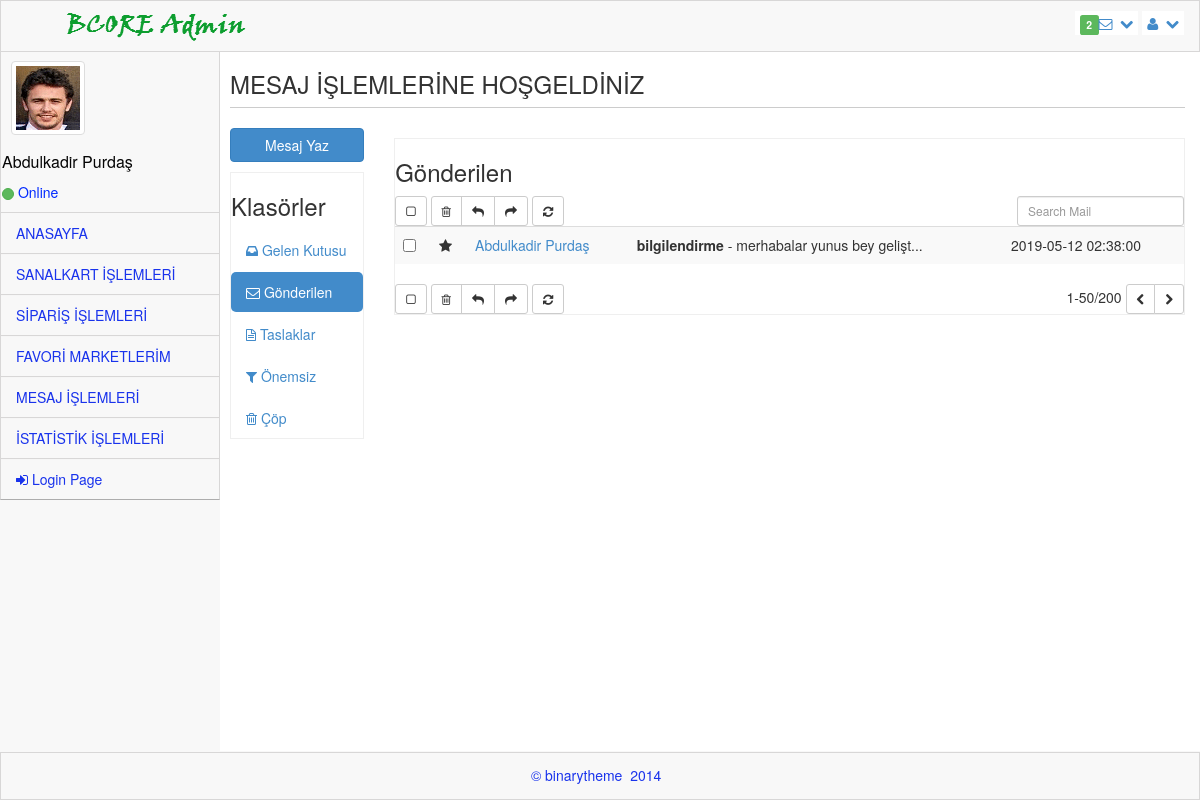
Screenshot of /admin_kullanici/kullanici_send_mail.php (signed in) with the database file from the repository.
### tables this page shows
CREATE TABLE `mesaj` (
  `mesaj_id` int(11) NOT NULL,
  `mesaj_gonderen` varchar(100) NOT NULL,
  `mesaj_alici` varchar(100) NOT NULL,
  `mesaj_konu` varchar(2000) NOT NULL,
  `mesaj_icerik` varchar(250) NOT NULL,
  `mesaj_tarih` timestamp NOT NULL DEFAULT CURRENT_TIMESTAMP ON UPDATE CURRENT_TIMESTAMP,
  `mesaj_okundu` int(11) NOT NULL DEFAULT '0'
);

### admin_kullanici/kullanici_send_mail.php (the view, shortened to what this page needs)
<?php require_once("../baglan.php"); ?>
<!DOCTYPE html>
<html>
<head>
    <link rel="stylesheet" href="assets/plugins/bootstrap/css/bootstrap.css" />
    <link rel="stylesheet" href="assets/css/main.css" />
    <link rel="stylesheet" href="assets/css/theme.css" />
    <link rel="stylesheet" href="assets/css/MoneAdmin.css" />
    <link rel="stylesheet" href="assets/plugins/Font-Awesome/css/font-awesome.css" />
    <link href="assets/css/font-awesome.min.css" rel="stylesheet" type="text/css" />
    <link href="assets/css/ionicons.min.css" rel="stylesheet" type="text/css" />
    <link href="assets/plugins/iCheck/flat/blue.css" rel="stylesheet" type="text/css" />
</head>
  <body class="padTop53 " >
    <?php
        if($_SESSION){
            $b=$_SESSION["id"];
        }
    ?>
    <div id="wrap">
        <div id="top">
            <nav class="navbar navbar-inverse navbar-fixed-top " style="padding-top: 10px;">
                <header class="navbar-header">
                    <a href="index.php" class="navbar-brand">
                    <img src="assets/img/logo.png" alt="" /></a>
                </header>
                <ul class="nav navbar-top-links navbar-right">
                    <li class="dropdown">
                        <a class="dropdown-toggle" data-toggle="dropdown" href="#">
                            <span class="label label-success">2</span><i class="icon-envelope-alt"></i>&nbsp; <i class="icon-chevron-down"></i>
                        </a>
                    </li>
                    <li class="dropdown">
                        <a class="dropdown-toggle" data-toggle="dropdown" href="#">
                            <i class="icon-user "></i>&nbsp; <i class="icon-chevron-down "></i>
                        </a>
                    </li>
                </ul>
            </nav>
        </div>
       <div id="left" >
            <div class="media user-media well-small">
                <a class="user-link" href="#">
                    <img class="media-object img-thumbnail user-img" alt="User Picture" src="assets/img/user.gif" />
                </a>
                <br />
                <div class="media-body">
                    <h5 class="media-heading" style="font-weight: inherit; text-transform: capitalize; font-size: 16px;">
                        <?php
                        if($_SESSION){
                            echo $_SESSION["uye"];
                            $b=$_SESSION["uye"];
                        }
                        ?>
                    </h5>
                    <ul class="list-unstyled user-info">
                        <li>
                             <a class="btn btn-success btn-xs btn-circle" style="width: 10px;height: 12px;"></a> Online
                        </li>
                    </ul>
                </div>
                <br />
            </div>
            <ul id="menu" class="collapse">
                <li class="panel">
                    <a href="index.php" data-parent="#menu" data-toggle="collapse" class="accordion-toggle" data-target="#blank-nav">
                        ANASAYFA
                    </a>
                </li>
                <li class="panel">
                    <a href="" data-parent="#menu" data-toggle="collapse" class="accordion-toggle" data-target="#blank-nav1">
                        SANALKART İŞLEMLERİ
                    </a>
                </li>
                <li class="panel">
                    <a href="" data-parent="#menu" data-toggle="collapse" class="accordion-toggle" data-target="#blank-nav2">
                        SİPARİŞ İŞLEMLERİ
                    </a>
                </li>
                <li class="panel">
                    <a href="kullanici_favori.php" data-parent="#menu" data-toggle="collapse" class="accordion-toggle" data-target="#blank-nav2">
                        FAVORİ MARKETLERİM
                    </a>
                </li>
                <li class="panel">
                    <a href="kullanici_mailbox.php" data-parent="#menu" data-toggle="collapse" class="accordion-toggle" data-target="#blank-nav4">
                        MESAJ İŞLEMLERİ
                    </a>
                </li>
                <li class="panel">
                    <a href="#" data-parent="#menu" data-toggle="collapse" class="accordion-toggle" data-target="#blank-nav5">
                        İSTATİSTİK İŞLEMLERİ
                    </a>
                </li>
                <li><a href="cikis.php"><i class="icon-signin"></i> Login Page </a></li>
             </ul>
        </div>
        <div id="content">
        <div class="inner" style="min-height:700px;">
        <div class="content-wrapper">
        <section class="content-header">
          <h3>MESAJ İŞLEMLERİNE HOŞGELDİNİZ</h3>
          <hr />
        </section>
        <section class="content">
          <div class="row">
            <div class="col-md-2">
              <a href="admin_compose.php" class="btn btn-primary btn-block margin-bottom">Mesaj Yaz</a>
              <div class="box box-solid">
                <div class="box-header with-border">
                  <h3 class="box-title">Klasörler</h3>
                </div>
                <div class="box-body no-padding">
                  <ul class="nav nav-pills nav-stacked">
                    <li><a href="kullanici_mailbox.php"><i class="fa fa-inbox"></i> Gelen Kutusu <span class="label label-primary pull-right"></span></a></li>
                    <li class="active"><a href="kullanici_send_mail.php"><i class="fa fa-envelope-o"></i> Gönderilen</a></li>
                    <li><a href="#"><i class="fa fa-file-text-o"></i> Taslaklar</a></li>
                    <li><a href="#"><i class="fa fa-filter"></i> Önemsiz <span class="label label-waring pull-right"></span></a></li>
                    <li><a href="#"><i class="fa fa-trash-o"></i> Çöp</a></li>
                  </ul>
                </div>
              </div>
            </div>
            <div class="col-md-10">
              <div class="box box-primary">
                <div class="box-header with-border">
                  <h3 class="box-title">Gönderilen</h3>
                  <div class="box-tools pull-right">
                    <div class="has-feedback">
                      <input type="text" class="form-control input-sm" placeholder="Search Mail"/>
                    </div>
                  </div>
                </div>
                <div class="box-body no-padding">
                  <div class="mailbox-controls">
                    <button class="btn btn-default btn-sm checkbox-toggle"><i class="fa fa-square-o"></i></button>
                    <div class="btn-group">
                      <button class="btn btn-default btn-sm"><i class="fa fa-trash-o"></i></button>
                      <button class="btn btn-default btn-sm"><i class="fa fa-reply"></i></button>
                      <button class="btn btn-default btn-sm"><i class="fa fa-share"></i></button>
                    </div>
                    <button class="btn btn-default btn-sm"><i class="fa fa-refresh"></i></button>
                  </div>
                  <div class="table-responsive mailbox-messages">
                    <table class="table table-hover table-striped">
                        <tbody>
                        <?php
                            $veri = $db->prepare("SELECT * FROM mesaj where mesaj_gonderen='$b'");
                            $veri ->execute();
                                if($veri->rowCount()){
                                foreach($veri as $row){
                                    $a=$row['mesaj_id'];
                        ?>
                        <?php
                            $icerik =$row['mesaj_icerik'];
                            $uzunluk = strlen($icerik);
                            $sinir = 28;
                            if ($uzunluk > $sinir) {
                            $yazdır = substr($icerik,0,$sinir);
                            }
                        ?>
                        <tr>
                          <td><input type="checkbox" /></td>
                          <td class="mailbox-star"><i class="fa fa-star text-yellow"></i></td>
                          <td class="mailbox-name">
                            <?php echo "<a href='kullanici_read_mail.php?id=".$a."'>";?>
                            <?php echo $_SESSION["uye"]; ?></a>
                          </td>
                          <td class="mailbox-subject"><b><?php echo $row['mesaj_konu']; ?></b> - <?php echo $yazdır; ?>...</td>
                          <td class="mailbox-date"><?php echo $row['mesaj_tarih']; ?></td>
                        </tr>
                        <?php
                        }
                        }
                        ?>
                        </tbody>
                    </table>
                  </div>
                </div>
                <div class="box-footer no-padding">
                  <div class="mailbox-controls">
                    <button class="btn btn-default btn-sm checkbox-toggle"><i class="fa fa-square-o"></i></button>
                    <div class="btn-group">
                      <button class="btn btn-default btn-sm"><i class="fa fa-trash-o"></i></button>
                      <button class="btn btn-default btn-sm"><i class="fa fa-reply"></i></button>
                      <button class="btn btn-default btn-sm"><i class="fa fa-share"></i></button>
                    </div>
                    <button class="btn btn-default btn-sm"><i class="fa fa-refresh"></i></button>
                    <div class="pull-right">
                      1-50/200
                      <div class="btn-group">
                        <button class="btn btn-default btn-sm"><i class="fa fa-chevron-left"></i></button>
                        <button class="btn btn-default btn-sm"><i class="fa fa-chevron-right"></i></button>
                      </div>
                    </div>
                  </div>
                </div>
              </div>
            </div>
          </div>
        </section>
      </div>
      </div >
      </div>
      </div>
    <div id="footer">
        <p>&copy;  binarytheme &nbsp;2014 &nbsp;</p>
    </div>
  </body>
</html>

### admin_kullanici/assets/css/main.css (style rules this page uses)
#wrap { margin: 0 auto; }
#footer { height: 48px; background-color: #222222; }
@media (min-width: 768px) { html, body { height: 100%; } }
@media (min-width: 768px) { #wrap { height: auto !important; height: 100%; min-height: 100%; padding: 0 0 48px; margin-bottom: -48px; } }
body.padTop53 { padding-top: 75px; overflow: visible; }
@media (min-width: 802px) { body.padTop53 { padding-top: 51px; } }
#wrap:before, #top:before, .head:before, #footer:before, #wrap:after, #top:after, .head:after, #footer:after { display: table; content: " "; }
#wrap:after, #top:after, .head:after, #footer:after { clear: both; }
#wrap { background-color: #f8f8f8; }
@media (min-width: 768px) { #left { position: relative; float: left; width: 100px; } }
@media (min-width: 768px) { #content { margin-left: 100px; } }
@media (min-width: 768px) { #left { margin-bottom: -10px; } }
@media (min-width: 992px) { #left { width: 220px; } }
@media (min-width: 992px) { #content { margin-left: 220px; } }
#top .navbar { margin-bottom: 0; border:1px solid rgb(216, 215, 215); background-color:#f8f8f8; }
#top .navbar-brand { padding: 0; }
.user-media { display: none; color:#0029FF; border-right:1px solid rgb(216, 215, 215); border-left:1px solid rgb(216, 215, 215); }
@media (min-width: 768px) { .user-media { display: block; } }
@media (min-width: 768px) { .user-media .media-body { display: none; } }
@media (min-width: 768px) { .user-media .user-link { position: relative; display: block; margin-right: auto; margin-left: auto; } }
@media (min-width: 768px) { .user-media .user-link .user-img { margin: 10px auto; } }
@media (min-width: 992px) { .user-media .user-link { float: left; } }
@media (min-width: 992px) { .user-media .user-link .user-img { margin: 10px; } }
@media (min-width: 992px) { .user-media .media-body { display: block; float: left; margin-left: 1px; } }
@media (min-width: 992px) { .user-media .media-body h5.media-heading { font-size: 18px; padding-top: 8px; margin-bottom: 11px; color: #050505; font-weight: bolder; } }
#menu { position: relative; overflow: hidden; border-right:1px solid rgb(216, 215, 215); border-left:1px solid rgb(216, 215, 215); background-color:#f8f8f8; border-bottom: 1px solid rgba(0, 0, 0, 0.3); -webkit-box-shadow: 0 1px 0 rgba(255, 255, 255, 0.05); box-shadow: 0 1px 0 rgba(255, 255, 255, 0.05); }
#menu, #menu ul { padding: 0; margin: 0; list-style: none; }
@media (min-width: 768px) { #menu.collapse { display: inherit !important; } }
#menu > li { position: relative; display: block; margin: 0; border-width: 0; border-radius: 0; }
#menu > li > a { position: relative; display: block; padding: 10px 15px; color: #1933EC; border-top:1px solid rgb(216, 215, 215); }
#menu > li.panel { background-color: transparent; }
#menu li > a { text-decoration: none; }
@media (min-width: 768px) { .mini-sidebar #menu > li > a, #menu > li > a { text-align: center; } }
@media (min-width: 768px) { .mini-sidebar #menu > li > a > i, #menu > li > a > i { display: block; font-size: 20px; } }
@media (min-width: 768px) { #menu:after, .mini-sidebar #menu:after { position: absolute; top: 0; right: 0; bottom: 0; left: 0; display: block; width: 0; -webkit-box-shadow: 97px 1px 5px 2px rgba(0, 0, 0, 0.6); box-shadow: 97px 1px 5px 2px rgba(0, 0, 0, 0.6); } }
@media (min-width: 992px) { #menu > li > a { text-align: left; } }
@media (min-width: 992px) { #menu > li > a > i { display: inline; font-size: 14px; } }
@media (min-width: 992px) { #menu:after { -webkit-box-shadow: 217px 1px 5px 2px rgba(0, 0, 0, 0.6); box-shadow: 217px 1px 5px 2px rgba(0, 0, 0, 0.6); } }
#content { -webkit-transition: margin 0.4s; transition: margin 0.4s; }
.inner { position: relative; min-height: 1px; padding-right: 15px; padding-left: 10px; background: #fff; border: 0px solid #e4e4e4; min-height:1200px; }
@media (min-width: 768px) { .inner { float: left; width: 100%; } }
.inner .row { margin-right: -15px; margin-left: -15px; }
#footer { margin: 0 auto; color: #1933EC; background-color:#f8f8f8; border:1px solid rgb(216, 215, 215); }
#footer p { padding: 12px 0 0; text-align: center; }
.box { position: relative; display: block; margin: 10px auto; border: 1px solid #efefef; }
.btn-circle { width: 40px; height: 40px; padding: 8px 10px; border-radius: 500px; }
.btn-circle.btn-xs { width: 20px; height: 20px; padding: 0 5px; }
.inner hr { margin-top: 10px; border-top-color: #ccc; }

### rows the page displays
mesaj: mesaj_konu "bilgilendirme", mesaj_icerik "merhabalar yunus bey gelişt", mesaj_tarih "2019-05-12 02:38:00"

### other values shown
$_SESSION["uye"] "Abdulkadir Purdaş"
